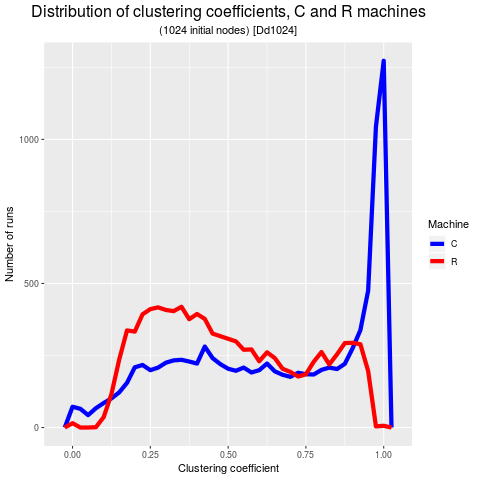

This chart was generated by the following R code:
# 
# 
#
p <- ggplot(data=filter(sd, initnrnodes == 1024, machinetype == 'C' | machinetype == 'R')) +
    geom_freqpoly(
        mapping=aes(x=avgclustcoef, color=machinetype),
        binwidth=0.025,
        size=2
    ) +
    scale_color_manual(values=c("blue", "red")) +
    theme(
        plot.title = element_text(hjust = 0.5, size=16),
        plot.subtitle = element_text(hjust = 0.5),
        legend.title.align = 0.5
    ) +
    labs(
        title=paste("Distribution of clustering coefficients, C and R machines"),
        subtitle=paste("(1024 initial nodes) [Dd1024]"),
        x="Clustering coefficient",
        y="Number of runs"
    ) +
    labs(color="Machine")
print(p)
dev.copy(png, filename="figDd1024.png")
dev.off()
